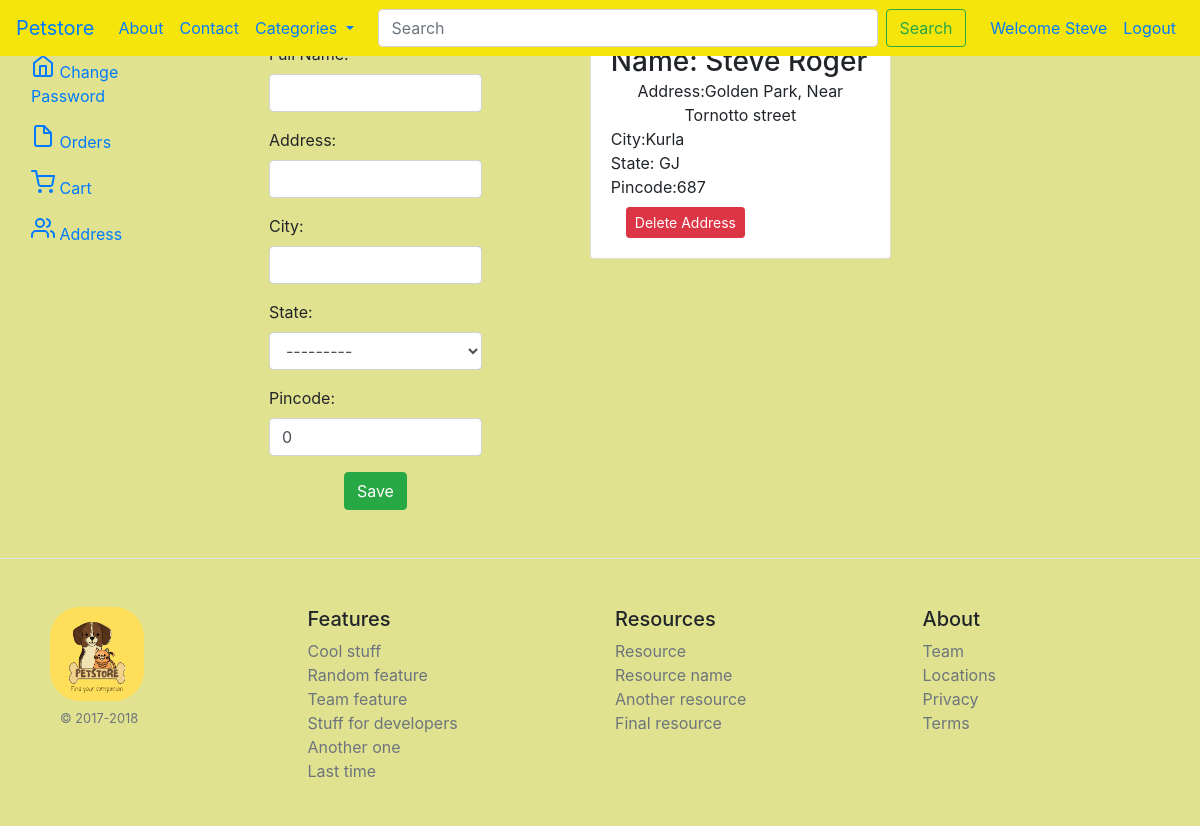
The app's page /address/ (signed in) with its own data.
### core/models.py (models this page shows, shortened)
class CustomerDetail(models.Model):
    STATE_CHOICES = [
        ('AP', 'Andhra Pradesh'),
        ('AR', 'Arunachal Pradesh'),
        ('AS', 'Assam'),
        ('BR', 'Bihar'),
        ('CT', 'Chhattisgarh'),
        ('GA', 'Goa'),
        ('GJ', 'Gujarat'),
        ('HR', 'Haryana'),
        ('HP', 'Himachal Pradesh'),
        ('JH', 'Jharkhand'),
        ('KA', 'Karnataka'),
        ('KL', 'Kerala'),
        ('MP', 'Madhya Pradesh'),
        ('MH', 'Maharashtra'),
        ('MN', 'Manipur'),
        ('ML', 'Meghalaya'),
        ('MZ', 'Mizoram'),
        ('NL', 'Nagaland'),
        ('OR', 'Odisha'),
        ('PB', 'Punjab'),
        ('RJ', 'Rajasthan'),
        ('SK', 'Sikkim'),
        ('TN', 'Tamil Nadu'),
        ('TG', 'Telangana'),
        ('TR', 'Tripura'),
        ('UP', 'Uttar Pradesh'),
        ('UK', 'Uttarakhand'),
        ('WB', 'West Bengal'),
        ('AN', 'Andaman and Nicobar Islands'),
        ('CH', 'Chandigarh'),
        ('DN', 'Dadra and Nagar Haveli and Daman and Diu'),
        ('DL', 'Delhi'),
        ('JK', 'Jammu and Kashmir'),
        ('LA', 'Ladakh'),
        ('LD', 'Lakshadweep'),
        ('PY', 'Puducherry'),
    ]
    user = models.ForeignKey(User, on_delete=models.CASCADE)  # we have created Many-to-one relationship i.e multiple address can be done by one user
    name = models.CharField(max_length=100)
    address = models.CharField(max_length=100)
    city = models.CharField(max_length=100)
    state = models.CharField(max_length=2, choices=STATE_CHOICES)
    pincode = models.IntegerField(
        default=0,
        blank=True,
        null=True,
    )

### core/views.py (the view)
# urls.py: path('address/',views.address,name='address'),
def address(request):
    if request.method == 'POST':
            mf =CustomerForm(request.POST)
            if mf.is_valid():
                user=request.user                # user variable store the current user i.e steveroger
                name= mf.cleaned_data['name']
                address= mf.cleaned_data['address']
                city= mf.cleaned_data['city']
                state= mf.cleaned_data['state']
                pincode= mf.cleaned_data['pincode']
                CustomerDetail(user=user,name=name,address=address,city=city,state=state,pincode=pincode).save()
                return redirect('address')
    else:
        mf =CustomerForm()
        address = CustomerDetail.objects.filter(user=request.user)
    return render(request,'core/address.html',{'mf':mf,'address':address})

### core/forms.py
class CustomerForm(forms.ModelForm):
    class Meta:
        model = CustomerDetail
        fields=['name','address','city','state','pincode']
        labels ={'name':'Full Name'}
        widgets= {'name':forms.TextInput(attrs={'class':'form-control'}),
                  'address':forms.TextInput(attrs={'class':'form-control'}),
                  'city':forms.TextInput(attrs={'class':'form-control'}),
                  'state':forms.Select(attrs={'class':'form-control'}),
                  'pincode':forms.NumberInput(attrs={'class':'form-control'}),
                  }

### core/templates/core/address.html (shortened to what this page needs)
{% extends "core/base.html" %}
{% block content %}
<div class="container-fluid profile">
      <div class="row">
        <div class="col-md-2 d-none d-md-block sidebar" >
            <nav >
            <div class="sidebar-sticky">
                <ul class="nav flex-column">
                <li class="nav-item">
                    <a class="nav-link active" href="{% url "profile" %}">
                    </a>
                </li>
                <li class="nav-item">
                    <a class="nav-link active" href="{% url "changepassword" %}">
                    Change Password <span class="sr-only">(current)</span>
                    </a>
                </li>
                <li class="nav-item">
                    <a class="nav-link " href="#">
                    Orders
                    </a>
                </li>
                <li class="nav-item">
                    <a class="nav-link" href="{% url "viewcart"  %}">
                    Cart
                    </a>
                </li>
                <li class="nav-item">
                    <a class="nav-link" href="{% url "address" %}">
                    Address
                    </a>
                </li>
                </ul>
            </div>
            </nav>
        </div>
        <div class="col-md-8">
                <div class="container">
                    <div class="row">
                            <div class="col-sm-5">
                        <div class="container profile-form">
                            <div class="reg ">
                                <h3 class="text-primary">Profile</h3>
                            </div>
                            <form action="" method="POST" novalidate>
                                {% for f in mf %}
                                <div class="form-group mr-4 ml-4 ">
                                    {{f.label_tag}} {{f}} {{f.errors}}
                                </div>
                                {% endfor %}
                                <div class="text-center">
                                    <input type="submit" value="Save" class="btn btn-success register-button">
                                </div>
                            </form>
                        </div>
                    </div>
                     <div class="col-sm-6">
                        <div class="container">
                            <div class="row">
                                <div class="col-sm-12">
                                    {% for add in address %}
                                    <div class="card flex-md-row mb-4 box-shadow h-md-250 mt-4 ml-4">
                                        <div class="card-body d-flex flex-column align-items-start">
                                            <h3 class="mb-0">
                                            Name: {{add.name}}
                                        </h3>
                                        <p class="card-text mb-auto">Address:{{add.address}} </p>
                                        <p class="card-text mb-auto">City:{{add.city}} </p>
                                        <p class="card-text mb-auto">State: {{add.state}} </p>
                                        <p class="card-text mb-auto">Pincode:{{add.pincode}} </p>
                                        <a href="{% url "deleteaddress" add.id %}">
                                            <div class="col-md-1 col-lg-1 col-xl-1 text-end">
                                            <input type="submit" class="btn btn-danger btn-sm mt-2" value="Delete Address">
                                            </div>
                                        </a>
                                        </div>
                                    </div>
                                    {% endfor %}
                                </div>
                            </div>
                        </div>
                    </div>
                </div>
            </div>
        </div>
      </div>
    </div>
{% endblock content %}

### core/templates/core/navbar.html (shortened to what this page needs)
    <nav class="navbar navbar-expand-lg fixed-top" style = "background-color: rgb(245, 229, 10);"  >
        <a class="navbar-brand" href="/">Petstore</a>
        <div class="collapse navbar-collapse" id="navbarSupportedContent">
          <ul class="navbar-nav mr-auto">
            <li class="nav-item active">
              <a class="nav-link" href="{% url "about" %}">About<span class="sr-only">(current)</span></a>
            </li>
            <li class="nav-item">
              <a class="nav-link" href="{% url "contact" %}">Contact</a>
            </li>
            <li class="nav-item dropdown">
              <a class="nav-link dropdown-toggle" href="/" role="button" data-toggle="dropdown" aria-expanded="false">
                Categories
              </a>
            </li>
          </ul>
          <form class="form-inline  my-lg-0 mr-auto">
            <input class="form-control custom-search-bar mr-2 " type="search" placeholder="Search" aria-label="Search" style="width:500px" >
            <button class="btn btn-outline-success my-2 my-sm-0" type="submit">Search</button>
          </form>
          <ul class="navbar-nav">
            {% if request.user.is_authenticated %}
            <li class="nav-item active">
              <a class="nav-link" href="{% url "profile" %}">Welcome {{request.user.first_name}}<span class="sr-only">(current)</span></a>
            </li>
            <li class="nav-item">
              <a class="nav-link" href="{% url "logout" %}">Logout</a>
            </li>
            {% endif %}
          </ul>
        </div>
      </nav>

### core/static/core/css/core.css (style rules this page uses)
body { background-color: rgb(225, 226, 143); }
.custom-search-bar { width: 300px; }
.card-text { text-align: center; }

### records on screen
CustomerDetail: name "Steve Roger", address "Golden Park, Near Tornotto street", city "Kurla", state "GJ", pincode "687"

### other values on screen
{{ request.user.first_name }} "Steve"
{{ f.label_tag }} "Address:" "City:" "State:" "Pincode:"
